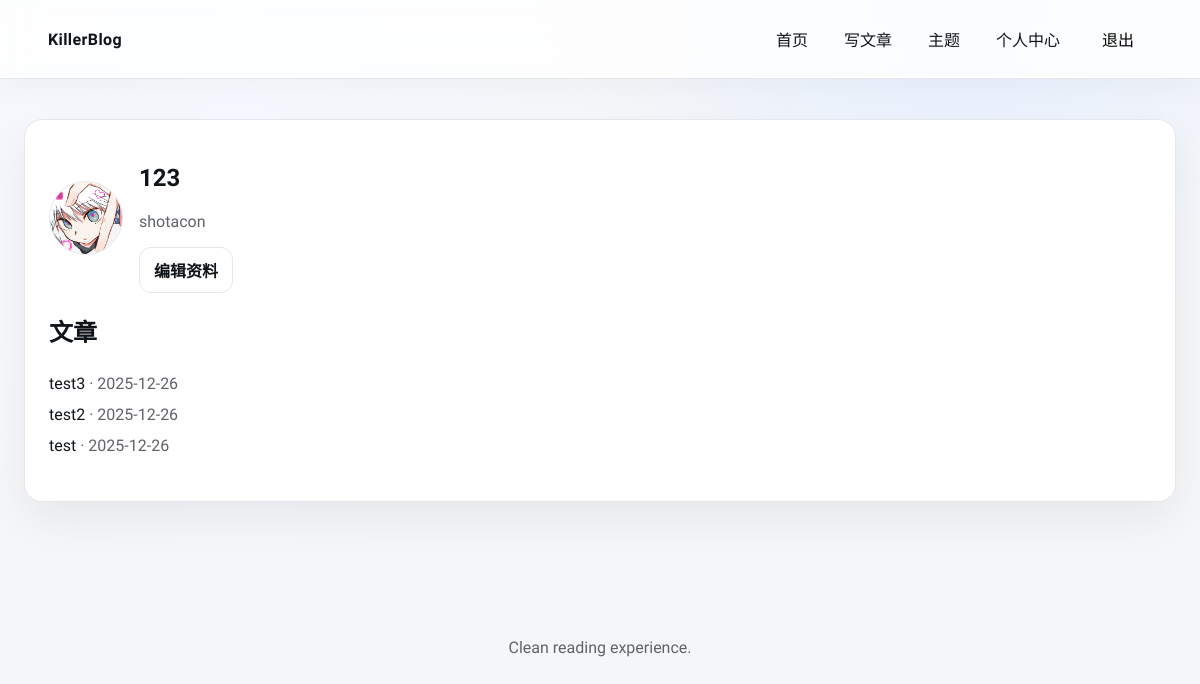
The app's page /accounts/profile/ (signed in), older data.
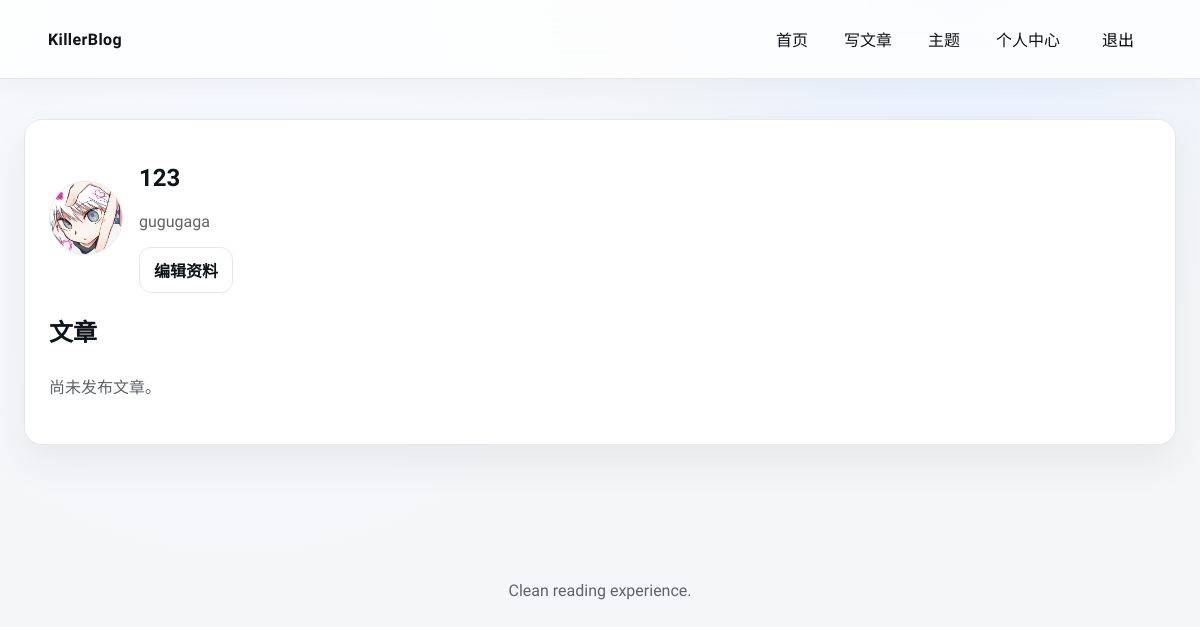
The same page, newer data.
### accounts/models.py (models this page shows, shortened)
class User(AbstractUser):
    email = models.EmailField('邮箱', unique=True)
    avatar = models.ImageField('头像', upload_to='avatars/', blank=True, null=True)
    bio = models.TextField('简介', blank=True)
    REQUIRED_FIELDS = ['email']
    class Meta:
        verbose_name = '用户'
        verbose_name_plural = '用户'

### blog/models.py (models this page shows, shortened)
class Post(models.Model):
    DRAFT = 'draft'
    PUBLISHED = 'published'
    STATUS_CHOICES = [
        (DRAFT, '草稿'),
        (PUBLISHED, '已发布'),
    ]
    author = models.ForeignKey(settings.AUTH_USER_MODEL, on_delete=models.CASCADE, related_name='posts')
    title = models.CharField('标题', max_length=200)
    slug = models.SlugField('标识', max_length=220, unique=True)
    excerpt = models.CharField('摘要', max_length=220, blank=True)
    content = models.TextField('内容')
    cover_image = models.ImageField('封面图', upload_to='posts/covers/', blank=True, null=True)
    category = models.ForeignKey(Category, on_delete=models.SET_NULL, null=True, related_name='posts')
    tags = models.ManyToManyField(Tag, related_name='posts', blank=True)
    status = models.CharField('状态', max_length=10, choices=STATUS_CHOICES, default=DRAFT)
    allow_comment = models.BooleanField('允许评论', default=True)
    views = models.PositiveIntegerField('浏览数', default=0)
    created_at = models.DateTimeField('创建时间', auto_now_add=True)
    updated_at = models.DateTimeField('更新时间', auto_now=True)
    class Meta:
        ordering = ['-created_at']
        verbose_name = '文章'
        verbose_name_plural = '文章'
    def get_absolute_url(self):
        from django.urls import reverse
        return reverse('blog:post-detail', kwargs={'slug': self.slug})

### accounts/views.py (the view)
# urls.py: path('profile/', profile, name='profile'),
@login_required
def profile(request, username=None):
    target = get_object_or_404(User, username=username) if username else request.user
    return render(request, 'accounts/profile.html', {'profile_user': target})

### templates/accounts/profile.html (shortened to what this page needs)
{% extends 'base.html' %}
{% block content %}
<section class="profile">
  <div class="profile__header">
    {% if profile_user.avatar %}<img class="avatar" src="{{ profile_user.avatar.url }}" alt="头像">{% endif %}
    <div>
      <h1>{{ profile_user.username }}</h1>
      <p class="muted">{{ profile_user.bio }}</p>
      {% if user == profile_user %}<a class="button ghost" href="{% url 'accounts:profile-edit' %}">编辑资料</a>{% endif %}
    </div>
  </div>
  <div class="profile__posts">
    <h2>文章</h2>
    <ul>
      {% for post in profile_user.posts.all %}
        <li><a href="{{ post.get_absolute_url }}">{{ post.title }}</a> <span class="muted">· {{ post.created_at|date:"Y-m-d" }}</span></li>
      {% empty %}<li class="muted">尚未发布文章。</li>{% endfor %}
    </ul>
  </div>
</section>
{% endblock %}

Row changes from the older to the newer data that the page shows:
removed Post: title "test3", created_at "2025-12-26"
removed Post: title "test2", created_at "2025-12-26"
removed Post: title "test", created_at "2025-12-26"
changed User: bio "shotacon" → "gugugaga"
Text that changed along with them:
text now shown: "尚未发布文章。"
